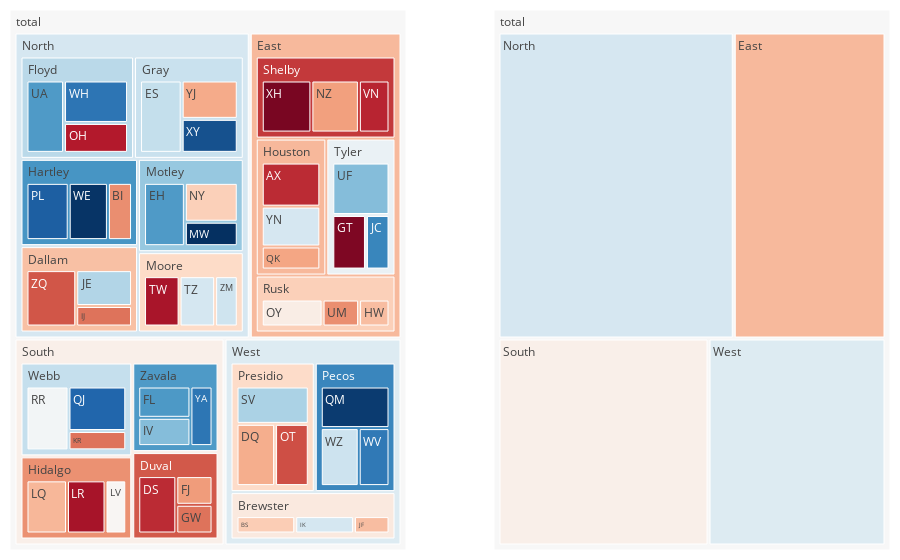

Here is the notebook cell this chart was saved with:
### Code cell
import plotly.graph_objects as go
from plotly.subplots import make_subplots
import pandas as pd

print(df.head())

df_all_trees = build_hierarchical_dataframe(df, levels, value_column, color_columns)
average_score = df['sales'].sum() / df['calls'].sum()

fig = make_subplots(1, 2, specs=[[{"type": "domain"}, {"type": "domain"}]],)

fig.add_trace(go.Treemap(
    labels=df_all_trees['id'],
    parents=df_all_trees['parent'],
    values=df_all_trees['value'],
    branchvalues='total',
    marker=dict(
        colors=df_all_trees['color'],
        colorscale='RdBu',
        cmid=average_score),
    hovertemplate='<b>%{label} </b> <br> Sales: %{value}<br> Success rate: %{color:.2f}',
    name=''
    ), 1, 1)

fig.add_trace(go.Treemap(
    labels=df_all_trees['id'],
    parents=df_all_trees['parent'],
    values=df_all_trees['value'],
    branchvalues='total',
    marker=dict(
        colors=df_all_trees['color'],
        colorscale='RdBu',
        cmid=average_score),
    hovertemplate='<b>%{label} </b> <br> Sales: %{value}<br> Success rate: %{color:.2f}',
    maxdepth=2
    ), 1, 2)

fig.update_layout(margin=dict(t=10, b=10, r=10, l=10))
fig.show()

### Figure 1 — Plotly figure (JSON) as saved in the notebook; plotly's stock layout.template omitted (floating-point values rounded to 4 significant figures)
{"data": [{"branchvalues": "total", "domain": {"x": [0, 0.45], "y": [0, 1]}, "hovertemplate": "<b>%{label} </b> <br> Sales: %{value}<br> Success rate: %{color:.2f}", "labels": ["AX", "BI", "BS", "DQ", "DS", "EH", "ES", "FJ", "FL", "GT", "GW", "HW", "IJ", "IK", "IV", "JC", "JE", "JF", "KR", "LQ", "LR", "LV", "MW", "NY", "NZ", "OH", "OT", "OY", "PL", "QJ", "QK", "QM", "RR", "SV", "TW", "TZ", "UA", "UF", "UM", "VN", "WE", "WH", "WV", "WZ", "XH", "XY", "YA", "YJ", "YN", "ZM", "ZQ", "Brewster", "Dallam", "Duval", "Floyd", "Gray", "Hartley", "Hidalgo", "Houston", "Moore", "Motley", "Pecos", "Presidio", "Rusk", "Shelby", "Tyler", "Webb", "Zavala", "East", "North", "South", "West", "total"], "marker": {"cmid": 0.531, "colors": [0.2143, 0.3333, 0.4242, 0.375, 0.2143, 0.7727, 0.6327, 0.35, 0.7742, 0.1333, 0.3, 0.4, 0.3, 0.6061, 0.7143, 0.8095, 0.6571, 0.4, 0.3, 0.3902, 0.1795, 0.5238, 0.9545, 0.4286, 0.3556, 0.1935, 0.2571, 0.5, 0.881, 0.8696, 0.3636, 0.9375, 0.5417, 0.6667, 0.1818, 0.6061, 0.7727, 0.7143, 0.3333, 0.2069, 0.9487, 0.8409, 0.8333, 0.6216, 0.1277, 0.9032, 0.84, 0.3714, 0.6053, 0.619, 0.2653, 0.4884, 0.4038, 0.2683, 0.6471, 0.6261, 0.781, 0.3366, 0.3922, 0.4483, 0.6931, 0.8087, 0.45, 0.4286, 0.2314, 0.56, 0.6316, 0.7738, 0.3931, 0.6054, 0.5066, 0.5888, 0.531], "colorscale": [[0, "rgb(103,0,31)"], [0.1, "rgb(178,24,43)"], [0.2, "rgb(214,96,77)"], [0.3, "rgb(244,165,130)"], [0.4, "rgb(253,219,199)"], [0.5, "rgb(247,247,247)"], [0.6, "rgb(209,229,240)"], [0.7, "rgb(146,197,222)"], [0.8, "rgb(67,147,195)"], [0.9, "rgb(33,102,172)"], [1, "rgb(5,48,97)"]]}, "name": "", "parents": ["Houston", "Hartley", "Brewster", "Presidio", "Duval", "Motley", "Gray", "Duval", "Zavala", "Tyler", "Duval", "Rusk", "Dallam", "Brewster", "Zavala", "Tyler", "Dallam", "Brewster", "Webb", "Hidalgo", "Hidalgo", "Hidalgo", "Motley", "Motley", "Shelby", "Floyd", "Presidio", "Rusk", "Hartley", "Webb", "Houston", "Pecos", "Webb", "Presidio", "Moore", "Moore", "Floyd", "Tyler", "Rusk", "Shelby", "Hartley", "Floyd", "Pecos", "Pecos", "Shelby", "Gray", "Zavala", "Gray", "Houston", "Moore", "Dallam", "West", "North", "South", "North", "North", "North", "South", "East", "North", "North", "West", "West", "East", "East", "East", "South", "South", "total", "total", "total", "total", ""], "type": "treemap", "values": [42, 24, 33, 40, 42, 44, 49, 20, 31, 30, 20, 20, 20, 33, 28, 21, 35, 20, 20, 41, 39, 21, 22, 35, 45, 31, 35, 40, 42, 46, 22, 48, 48, 45, 33, 33, 44, 49, 24, 29, 39, 44, 30, 37, 47, 31, 25, 35, 38, 21, 49, 86, 104, 82, 119, 115, 105, 101, 102, 87, 101, 115, 120, 84, 121, 100, 114, 84, 407, 631, 381, 321, 1740]}, {"branchvalues": "total", "domain": {"x": [0.55, 1], "y": [0, 1]}, "hovertemplate": "<b>%{label} </b> <br> Sales: %{value}<br> Success rate: %{color:.2f}", "labels": ["AX", "BI", "BS", "DQ", "DS", "EH", "ES", "FJ", "FL", "GT", "GW", "HW", "IJ", "IK", "IV", "JC", "JE", "JF", "KR", "LQ", "LR", "LV", "MW", "NY", "NZ", "OH", "OT", "OY", "PL", "QJ", "QK", "QM", "RR", "SV", "TW", "TZ", "UA", "UF", "UM", "VN", "WE", "WH", "WV", "WZ", "XH", "XY", "YA", "YJ", "YN", "ZM", "ZQ", "Brewster", "Dallam", "Duval", "Floyd", "Gray", "Hartley", "Hidalgo", "Houston", "Moore", "Motley", "Pecos", "Presidio", "Rusk", "Shelby", "Tyler", "Webb", "Zavala", "East", "North", "South", "West", "total"], "marker": {"cmid": 0.531, "colors": [0.2143, 0.3333, 0.4242, 0.375, 0.2143, 0.7727, 0.6327, 0.35, 0.7742, 0.1333, 0.3, 0.4, 0.3, 0.6061, 0.7143, 0.8095, 0.6571, 0.4, 0.3, 0.3902, 0.1795, 0.5238, 0.9545, 0.4286, 0.3556, 0.1935, 0.2571, 0.5, 0.881, 0.8696, 0.3636, 0.9375, 0.5417, 0.6667, 0.1818, 0.6061, 0.7727, 0.7143, 0.3333, 0.2069, 0.9487, 0.8409, 0.8333, 0.6216, 0.1277, 0.9032, 0.84, 0.3714, 0.6053, 0.619, 0.2653, 0.4884, 0.4038, 0.2683, 0.6471, 0.6261, 0.781, 0.3366, 0.3922, 0.4483, 0.6931, 0.8087, 0.45, 0.4286, 0.2314, 0.56, 0.6316, 0.7738, 0.3931, 0.6054, 0.5066, 0.5888, 0.531], "colorscale": [[0, "rgb(103,0,31)"], [0.1, "rgb(178,24,43)"], [0.2, "rgb(214,96,77)"], [0.3, "rgb(244,165,130)"], [0.4, "rgb(253,219,199)"], [0.5, "rgb(247,247,247)"], [0.6, "rgb(209,229,240)"], [0.7, "rgb(146,197,222)"], [0.8, "rgb(67,147,195)"], [0.9, "rgb(33,102,172)"], [1, "rgb(5,48,97)"]]}, "maxdepth": 2, "parents": ["Houston", "Hartley", "Brewster", "Presidio", "Duval", "Motley", "Gray", "Duval", "Zavala", "Tyler", "Duval", "Rusk", "Dallam", "Brewster", "Zavala", "Tyler", "Dallam", "Brewster", "Webb", "Hidalgo", "Hidalgo", "Hidalgo", "Motley", "Motley", "Shelby", "Floyd", "Presidio", "Rusk", "Hartley", "Webb", "Houston", "Pecos", "Webb", "Presidio", "Moore", "Moore", "Floyd", "Tyler", "Rusk", "Shelby", "Hartley", "Floyd", "Pecos", "Pecos", "Shelby", "Gray", "Zavala", "Gray", "Houston", "Moore", "Dallam", "West", "North", "South", "North", "North", "North", "South", "East", "North", "North", "West", "West", "East", "East", "East", "South", "South", "total", "total", "total", "total", ""], "type": "treemap", "values": [42, 24, 33, 40, 42, 44, 49, 20, 31, 30, 20, 20, 20, 33, 28, 21, 35, 20, 20, 41, 39, 21, 22, 35, 45, 31, 35, 40, 42, 46, 22, 48, 48, 45, 33, 33, 44, 49, 24, 29, 39, 44, 30, 37, 47, 31, 25, 35, 38, 21, 49, 86, 104, 82, 119, 115, 105, 101, 102, 87, 101, 115, 120, 84, 121, 100, 114, 84, 407, 631, 381, 321, 1740]}], "layout": {"margin": {"b": 10, "l": 10, "r": 10, "t": 10}}}
